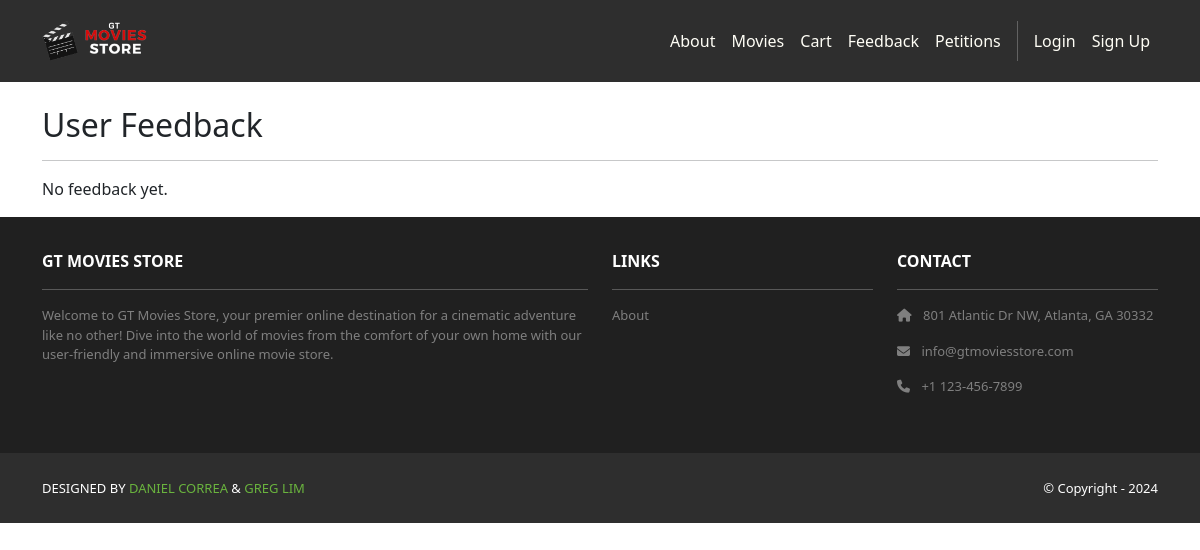
The page /cart/feedback/ on the database as committed earlier.
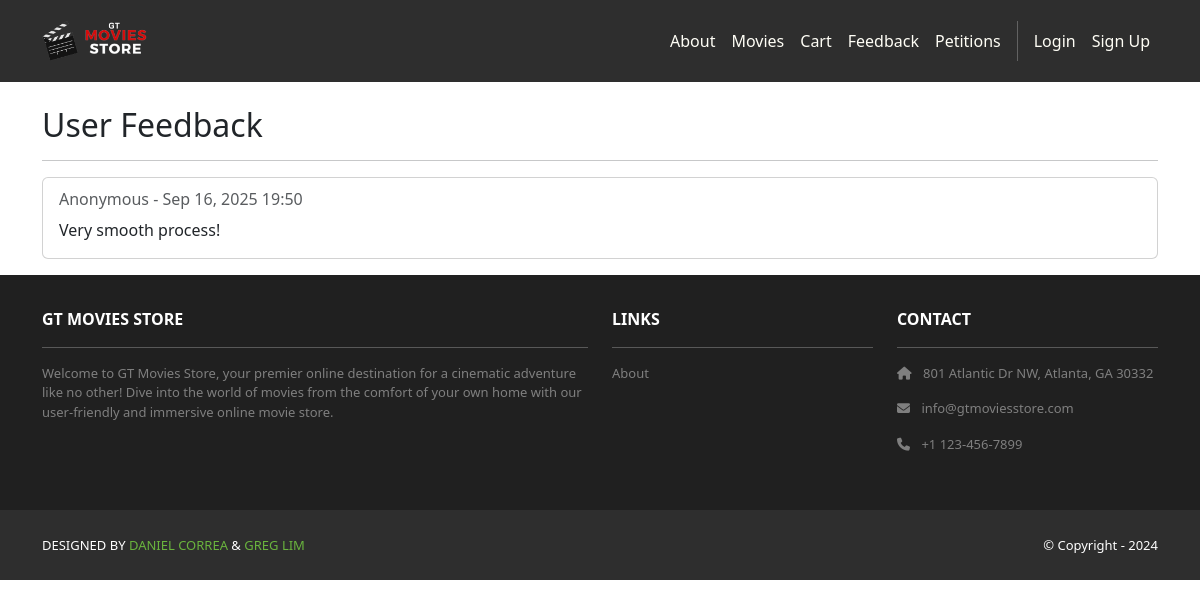
The same page on the database as committed later.
### cart/models.py (models this page shows, shortened)
class CheckoutFeedback(models.Model):
    id = models.AutoField(primary_key=True)
    name = models.CharField(max_length=255, blank=True, null=True)  # Optional
    thoughts = models.TextField()
    created_at = models.DateTimeField(auto_now_add=True)
    order = models.ForeignKey(Order, on_delete=models.CASCADE)

### cart/views.py (the view)
# urls.py: path('feedback/', views.all_feedback, name='cart.all_feedback'),
def all_feedback(request):
    feedbacks = CheckoutFeedback.objects.order_by("-created_at")
    return render(request, "cart/all_feedback.html", {"feedbacks": feedbacks})

### cart/templates/cart/all_feedback.html
{% extends 'base.html' %}
{% block content %}
<div class="container mt-4">
    <h2>User Feedback</h2>
    <hr />
    {% for fb in feedbacks %}
        <div class="card mb-3">
            <div class="card-body">
                <h6 class="card-subtitle text-muted">
                    {{ fb.name|default:"Anonymous" }} - {{ fb.created_at|date:"M d, Y H:i" }}
                </h6>
                <p class="card-text mt-2">{{ fb.thoughts }}</p>
            </div>
        </div>
    {% empty %}
        <p>No feedback yet.</p>
    {% endfor %}
</div>
{% endblock content %}

Rows that differ between the two databases and show on the page:
added CheckoutFeedback: name "Anonymous", created_at "Sep 16, 2025 19:50", thoughts "Very smooth process!"
Other text that changed with them:
text no longer shown: "No feedback yet."
